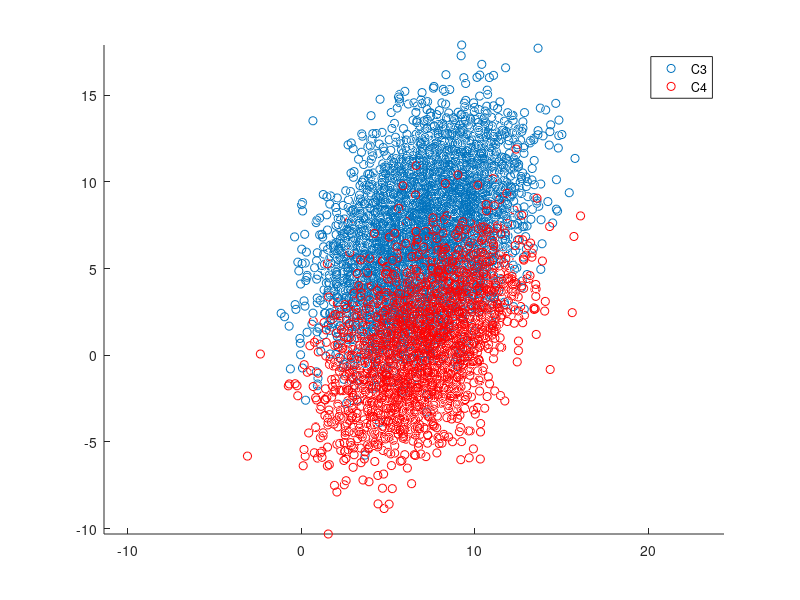

Here is the MATLAB script that generated this plot: (Note: this script raises an error after producing the figure.)
load ('donnees2.mat')

close all
figure('Name','Echantillons');
hold on

axis equal
scatter3(C3(:, 1), C3(:,2),C3(:, 3))
scatter3(C4(:, 1), C4(:,2),C4(:, 3), 'r')
legend('C3','C4');

mean(C3)
mean(C4)
hold off

mcost = [1 0; 0 1];

sizeC3 = length(C3);
sizeC4 = length(C4);

%% MAP

nbIter = 100;
%sizeTrain = 100;
nbC3Erreur = zeros(nbIter);
nbC4Erreur = zeros(nbIter);
erreurmoyenne = zeros(nbIter);
for i=1:nbIter
    sizeC1train = sizeC3 * 10 / 100;
    C3Indice = randperm(sizeC3, sizeC3);
    TrainC3Indice = C3Indice(1:sizeC1train);
    TrainC3 = C3(TrainC3Indice,:);
    muC3Train = mean(TrainC3);
    sigmaC3Train = cov(TrainC3);
    
    sizeC4train = sizeC4 * 10 / 100;
    C4Indice = randperm(sizeC4,sizeC4);
    TrainC4Indice = C4Indice(1:sizeC4train);
    TrainC4 = C4(TrainC4Indice,:);
    muC4Train = mean(TrainC4);
    sigmaC4Train = cov(TrainC4);
    
    TestC4Indice =  C4Indice(sizeC4train+1:sizeC4);
    TestC3Indice =  C3Indice(sizeC1train+1:sizeC3);
    
    TestC4 =  [C4(TestC4Indice,:); C4(TestC4Indice,:)];
    TestC3 = [C3(TestC3Indice,:); C3(TestC3Indice,:)];
    
    ResC4 = MyClassifBayesien(TestC4,muC4Train,sigmaC4Train,muC3Train,sigmaC3Train,mcost, sizeC4, sizeC3);
    ResC3 = MyClassifBayesien(TestC3,muC4Train,sigmaC4Train,muC3Train,sigmaC3Train,mcost, sizeC4, sizeC3);
    nbC3Erreur(i) = sum(ResC3) ./ (length(TestC4) + length(TestC3)) * 100;
    nbC4Erreur(i) = (size(ResC4,1)-sum(ResC4)) ./ (length(TestC4) + length(TestC3)) * 100;
    
    erreurmoyenne(i) = ((nbC3Erreur(i) * length(TestC3)) + (nbC4Erreur(i) * length(TestC4)))./ (length(TestC3) + length(TestC4));
end;

figure('Name','Erreur');
hold on
plot(1:nbIter,nbC3Erreur,'b')
plot(1:nbIter,nbC4Erreur, 'r')
plot(1:nbIter, erreurmoyenne,'g')
hold off

%% ACP
echantillons_total = [C3;C4];
figure('Name','Echantillons Total + Projection des classes');
scatter3(echantillons_total(:,1),echantillons_total(:,2),echantillons_total(:,3),'g');

[acp, C, moy] = CalculACP(echantillons_total);

W2 = transpose([acp(:,1),acp(:,2)]);
%figure('Name','Projection des Classes');
hold on
C3Proj = transpose(W2 * C3');
C4Proj = transpose(W2*C4');
scatter(C3Proj(:,1),C3Proj(:,2),'b')
scatter(C4Proj(:,1),C4Proj(:,2),'r')

sizeC1Proj = length(C3Proj);
sizeC2Proj = length(C4Proj);

nbIter = 100;
sizeTrain = 100;
nbC3Erreur = zeros(nbIter);
nbC4Erreur = zeros(nbIter);
erreurmoyenne = zeros(nbIter);
for i=1:nbIter
    sizeC1train = sizeC1Proj * 10 / 100;
    C3Indice = randperm(sizeC1Proj, sizeC1Proj);
    TrainCIndice = C3Indice(1:sizeC1train);
    TrainC3 = C3Proj(TrainCIndice,:);
    muC3Train = mean(TrainC3);
    sigmaC3Train = cov(TrainC3);
    
    sizeC4train = sizeC2Proj * 10 / 100;
    C4Indice = randperm(sizeC2Proj,sizeC2Proj);
    TrainC4Indice = C4Indice(1:sizeC4train);
    TrainC4 = C4Proj(TrainC4Indice,:);
    muC4Train = mean(TrainC4);
    sigmaC4Train = cov(TrainC4);
    
    TestC4Indice =  C4Indice(sizeC4train+1:sizeC2Proj);
    TestC3Indice =  C3Indice(sizeC1train+1:sizeC1Proj);
    
    TestC4 =  [C4Proj(TestC4Indice,:); C4Proj(TestC4Indice,:)];
    TestC3 = [C3Proj(TestC3Indice,:); C3Proj(TestC3Indice,:)];
    
    ResC4 = MyClassifBayesien(TestC4,muC4Train,sigmaC4Train,muC3Train,sigmaC3Train,mcost, sizeC2Proj, sizeC1Proj);
    ResC3 = MyClassifBayesien(TestC3,muC4Train,sigmaC4Train,muC3Train,sigmaC3Train,mcost, sizeC2Proj, sizeC1Proj);
    nbC3Erreur(i) = sum(ResC3) ./ (length(TestC4) + length(TestC3)) * 100;
    nbC4Erreur(i) = (size(ResC4,1)-sum(ResC4)) ./ (length(TestC4) + length(TestC3)) * 100;
    
    erreurmoyenne(i) = ((nbC3Erreur(i) * length(TestC3)) + (nbC4Erreur(i) * length(TestC4)))./ (length(TestC3) + length(TestC4));
end;
figure('Name','Erreur Apres ACP');
hold on
plot(1:nbIter,nbC3Erreur,'b')
plot(1:nbIter,nbC4Erreur, 'r')
plot(1:nbIter, erreurmoyenne,'g')
hold off